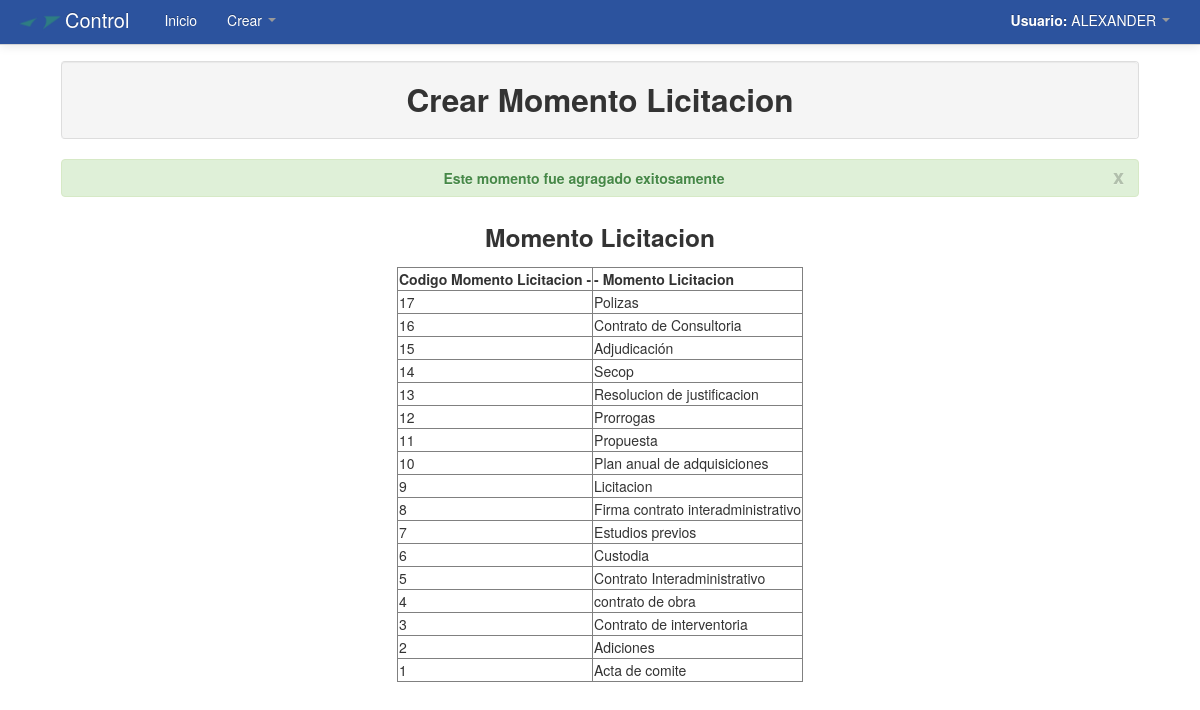
The page /Modulos/Crear/momentolicitacion2.php (signed in) on the database its author committed.
### tables this page shows
CREATE TABLE `momentoslicitaciones` (
  `cod_momentolicitacion` int(11) NOT NULL AUTO_INCREMENT,
  `momentolicitacion` varchar(250) NOT NULL,
  PRIMARY KEY (`cod_momentolicitacion`)
);

### Modulos/Crear/momentolicitacion2.php (the view, shortened to what this page needs)
<?php
	include_once "../funciones.php";
?>
<!DOCTYPE html>
<html lang="es">
  <head>
    <link href="../../css/bootstrap.css" rel="stylesheet">
    <link href="../../css/bootstrap-responsive.css" rel="stylesheet">
  </head>
  <body>
    <?php include_once "../../menu/m_crear.php"; ?>
	<div align="center">
    	<table width="90%">
          <tr>
            <td>
            	<table class="table table-bordered">
                  <tr class="well">
                    <td>
                    	<h2 align="center">Crear Momento Licitacion</h2>
                    </td>
                  </tr>
                </table>
                <div align="center">
			<?php
			$cod_momentolicitacion=$_POST['cod_momentolicitacion'];
		$consultaInsertarCod_momentolicitacion=mysql_query("SELECT * FROM momentoslicitaciones WHERE cod_momentolicitacion='$cod_momentolicitacion' ");
		if($row=mysql_fetch_array($consultaInsertarCod_momentolicitacion)){
			echo mensajes('Este momento ya existe','rojo');
		}else{
			echo mensajes('Este momento fue agragado exitosamente','verde');
		}
		?>
			<h3 align='center'>Momento Licitacion</h3>
		<table border="1">
		  <tr>
		    <td>
			<strong>Codigo Momento Licitacion - </strong>
		    </td>
		    <td>
			<strong> - Momento Licitacion</strong>
		    </td>
		  </tr>
			<?php
				$consultamomentolicitacion=mysql_query("SELECT * FROM momentoslicitaciones ORDER BY cod_momentolicitacion DESC");
				while($filamomentolicitacion=mysql_fetch_array($consultamomentolicitacion)){
					echo '<tr>';
					echo '<td>'.$filamomentolicitacion['cod_momentolicitacion'].'</td>';
					echo '<td>'.$filamomentolicitacion['momentolicitacion'].'</td>';
 					echo '<tr>';
				}
			?>
		</table>
    </div>
  </body>
</html>

### Modulos/Crear/momentolicitacion2.php (style rules this page uses)
body { padding-top: 60px; padding-bottom: 40px; }

### rows shown on the page
momentoslicitaciones: cod_momentolicitacion "17", momentolicitacion "Polizas"
momentoslicitaciones: cod_momentolicitacion "16", momentolicitacion "Contrato de Consultoria"
momentoslicitaciones: cod_momentolicitacion "15", momentolicitacion "Adjudicación"
momentoslicitaciones: cod_momentolicitacion "14", momentolicitacion "Secop"
momentoslicitaciones: cod_momentolicitacion "13", momentolicitacion "Resolucion de justificacion"
momentoslicitaciones: cod_momentolicitacion "12", momentolicitacion "Prorrogas"
momentoslicitaciones: cod_momentolicitacion "11", momentolicitacion "Propuesta"
momentoslicitaciones: cod_momentolicitacion "10", momentolicitacion "Plan anual de adquisiciones"
momentoslicitaciones: cod_momentolicitacion "9", momentolicitacion "Licitacion"
momentoslicitaciones: cod_momentolicitacion "8", momentolicitacion "Firma contrato interadministrativo"
momentoslicitaciones: cod_momentolicitacion "7", momentolicitacion "Estudios previos"
momentoslicitaciones: cod_momentolicitacion "6", momentolicitacion "Custodia"
momentoslicitaciones: cod_momentolicitacion "5", momentolicitacion "Contrato Interadministrativo"
momentoslicitaciones: cod_momentolicitacion "4", momentolicitacion "contrato de obra"
momentoslicitaciones: cod_momentolicitacion "3", momentolicitacion "Contrato de interventoria"
momentoslicitaciones: cod_momentolicitacion "2", momentolicitacion "Adiciones"
momentoslicitaciones: cod_momentolicitacion "1", momentolicitacion "Acta de comite"

### other values the page prints
$_SESSION['user_name'] "ALEXANDER"
$mensaje "Este momento fue agragado exitosamente"
